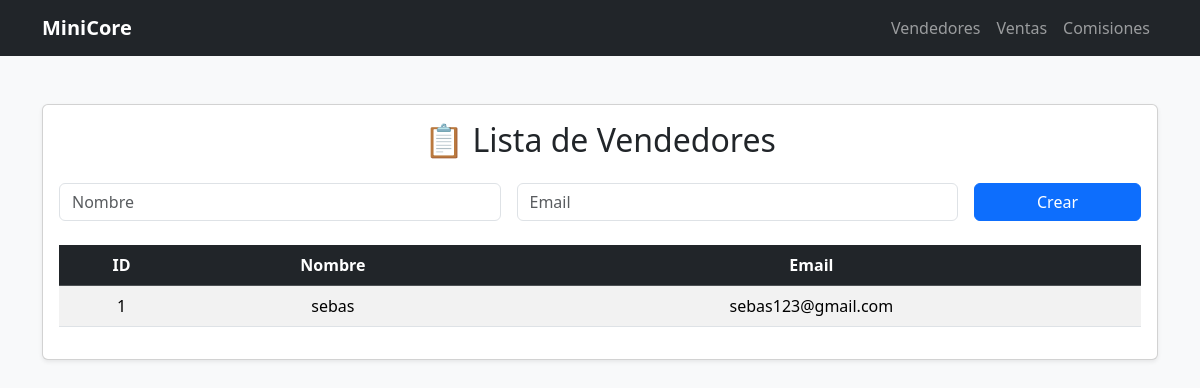
Before: /vendedores/ with the older database file.
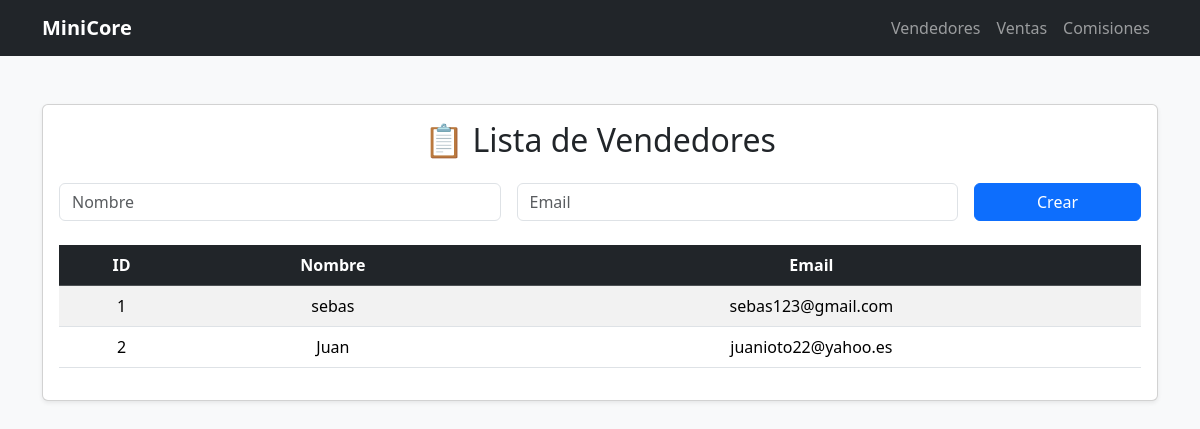
After: the same page with the newer database file.
### app/models.py (models this page shows)
class Vendedor(db.Model):
    id = db.Column(db.Integer, primary_key=True)
    nombre = db.Column(db.String(120), nullable=False)
    email = db.Column(db.String(120), unique=True, nullable=False)
    activo = db.Column(db.Boolean, default=True)
    ventas = db.relationship("Venta", backref="vendedor", lazy=True)

### app/routes/vendedores.py (the view)
@bp.get("/")
def listar():
    vendedores = Vendedor.query.all()
    return render_template("vendedores_list.html", vendedores=vendedores)

### app/templates/vendedores_list.html (shortened to what this page needs)
{% extends "_base.html" %}
{% block content %}
<div class="card shadow-sm">
  <div class="card-body">
    <h2 class="text-center mb-4">📋 Lista de Vendedores</h2>
    <form method="post" action="/vendedores/crear" class="row g-3 mb-4">
      <div class="col-md-5">
        <input name="nombre" class="form-control" placeholder="Nombre" required>
      </div>
      <div class="col-md-5">
        <input name="email" class="form-control" placeholder="Email" required>
      </div>
      <div class="col-md-2">
        <button class="btn btn-primary w-100">Crear</button>
      </div>
    </form>
    <table class="table table-striped table-hover text-center">
      <thead class="table-dark">
        <tr><th>ID</th><th>Nombre</th><th>Email</th></tr>
      </thead>
      <tbody>
        {% for v in vendedores %}
          <tr><td>{{ v.id }}</td><td>{{ v.nombre }}</td><td>{{ v.email }}</td></tr>
        {% endfor %}
      </tbody>
    </table>
  </div>
</div>
{% endblock %}

Changed rows visible on the page:
added Vendedor: id "2", nombre "Juan", email "juanioto22@yahoo.es"
